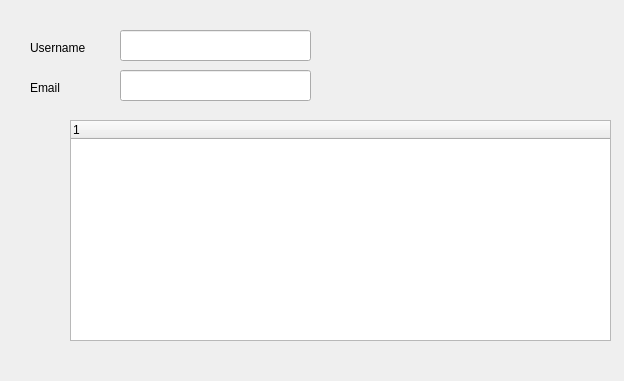
<?xml version="1.0" encoding="UTF-8"?>
<ui version="4.0">
 <class>userpage</class>
 <widget class="QWidget" name="userpage">
  <property name="geometry">
   <rect>
    <x>0</x>
    <y>0</y>
    <width>624</width>
    <height>381</height>
   </rect>
  </property>
  <property name="windowTitle">
   <string>Form</string>
  </property>
  <widget class="QLineEdit" name="username">
   <property name="geometry">
    <rect>
     <x>120</x>
     <y>30</y>
     <width>191</width>
     <height>31</height>
    </rect>
   </property>
  </widget>
  <widget class="QLabel" name="username_lable">
   <property name="geometry">
    <rect>
     <x>30</x>
     <y>40</y>
     <width>71</width>
     <height>16</height>
    </rect>
   </property>
   <property name="text">
    <string>Username</string>
   </property>
  </widget>
  <widget class="QLineEdit" name="email">
   <property name="geometry">
    <rect>
     <x>120</x>
     <y>70</y>
     <width>191</width>
     <height>31</height>
    </rect>
   </property>
  </widget>
  <widget class="QLabel" name="email_label">
   <property name="geometry">
    <rect>
     <x>30</x>
     <y>80</y>
     <width>71</width>
     <height>16</height>
    </rect>
   </property>
   <property name="text">
    <string>Email</string>
   </property>
  </widget>
  <widget class="QTreeWidget" name="treeWidget">
   <property name="geometry">
    <rect>
     <x>70</x>
     <y>120</y>
     <width>541</width>
     <height>221</height>
    </rect>
   </property>
   <column>
    <property name="text">
     <string notr="true">1</string>
    </property>
   </column>
  </widget>
 </widget>
 <resources/>
 <connections/>
</ui>
